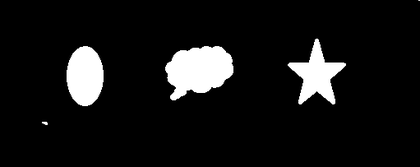
%> input picture CS346/example.png, 420 x 167 px, shrunk from 511 x 203 before the run
$ octave activeContour.m   (GNU Octave 9; MATLAB toolbox functions it lacks are replaced by stand-ins)
%> lines starting %> are read from the running program, lines starting %| are printed output that depends on the picture
clc; %clear the command window
close all; %close all figure windows
clear all; %clear all variables in the workspace

%read the image
im = double(imread('example.png'))/255;
%> im: size 167x420x3 double; min 0, max 1, mean 0.0845
im = im(:,:,1);
%> im: size 167x420 double
[nrows,ncols] = size(im);
%> nrows = 167; ncols = 420

%your code to compute the gradient
[dx dy] = gradient(im);
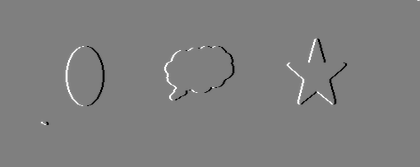
%> dx: size 167x420 double; min -0.5, max 0.5, mean 1.4e-05; drawn with min black and max white
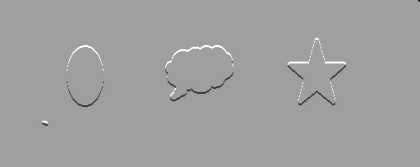
%> dy: size 167x420 double; min -0.831, max 0.5, mean -3e-05; drawn with min black and max white
figure; imshow(im);%imshow(sqrt(dx.^2+dy.^2),[]); title('Magnitude of gradient');

%parameters
f = .5; %the minimum fraction of points to change
a = 1; %continuity
b = 1; %sqrt(gradient(dx).^2+gradient(dy).^2);%curvature
c = 1; %[dx dy]; %gradient
%and some other parameters you will use

%initialization, save the points into mat files without manually choosing
%points everytime when you develop/debug your codes
%figure(2); imshow(im);
%figure(3); imshow(b);
if 1
%> (the run ends here)

$ run again, with CS346/before.png copied over CS346/example.png
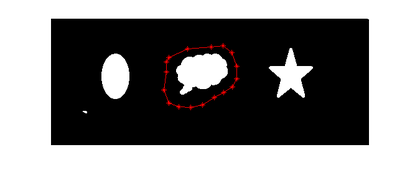
%> input picture CS346/before.png, 420 x 180 px, shrunk from 675 x 289 before the run
%> `[dx dy] = gradient(im);`:
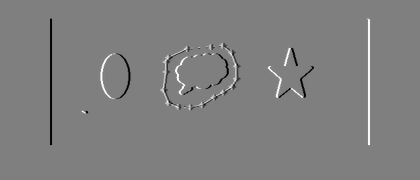
%> dx: size 180x420 double; min -0.5, max 0.5, mean -2.35e-20; drawn with min black and max white
%> `[dx dy] = gradient(im);`:
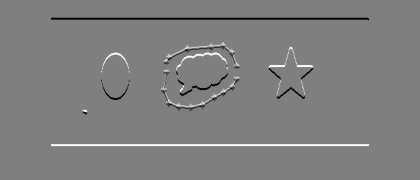
%> dy: size 180x420 double; min -0.5, max 0.5, mean 7.52e-19; drawn with min black and max white
